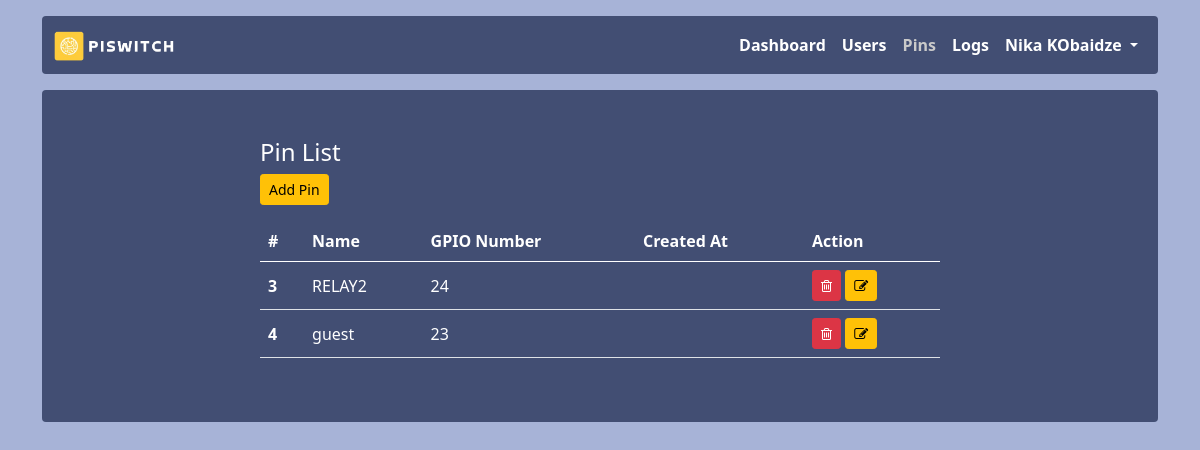
Page /pins (signed in) on the earlier database version.
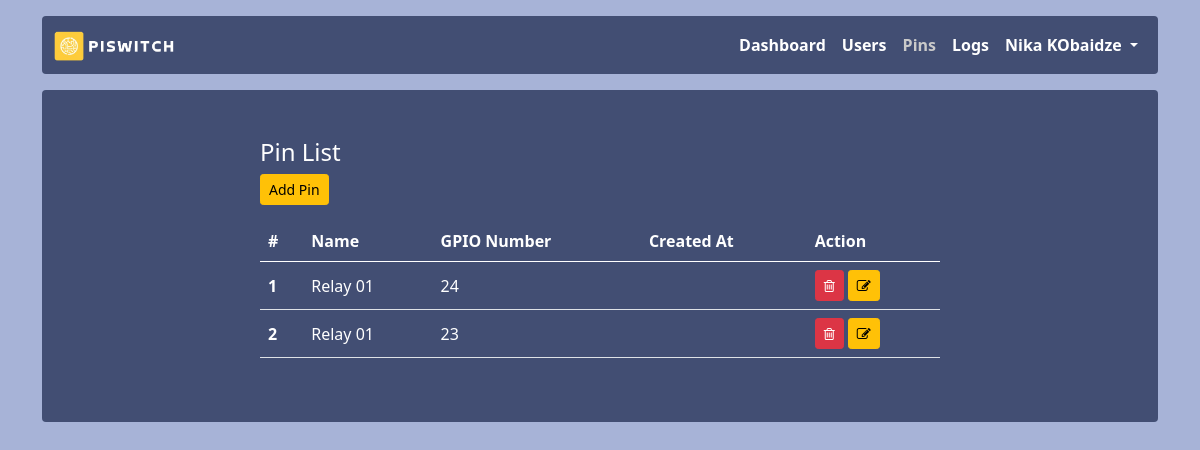
Same page on the later database version.
### app.py (models this page shows, shortened)
class Pins(db.Model):
    id = db.Column(db.Integer, primary_key = True)
    gpio = db.Column(db.Integer)
    name = db.Column(db.String(255))
    created_at = db.Column(db.DateTime, default=datetime.utcnow())

### app.py (the view)
@app.route('/pins')
@login_required
@check_admin
def pins():
    pins = Pins.query.all()
    return render_template('pins/pins.html', pins=pins)

### app.py (called while the page is built)
def login_required(f):
    @wraps(f)
    def decorated_function(*args, **kwargs):
        if session.get("user_id") is None:
            return redirect("/login")
        return f(*args, **kwargs)
    return decorated_function

def check_admin(f):
    @wraps(f)
    def decorated_function(*args, **kwargs):
        if session.get("role") != 'admin':
            return redirect("/")
        return f(*args, **kwargs)
    return decorated_function

### templates/pins/pins.html (shortened to what this page needs)
{% extends 'layout.html' %}
{% block content %}
<h4>Pin List</h4>
<a href="{{ url_for('add_pin') }}" class="btn btn-warning btn-sm">Add Pin</a>
<table class="table mt-3">
    <thead>
        <tr>
            <th scope="col">#</th>
            <th scope="col">Name</th>
            <th scope="col">GPIO Number</th>
            <th scope="col">Created At</th>
            <th scope="col">Action</th>
        </tr>
    </thead>
    <tbody>
        {% for pin in pins %}
            <tr>
                <th scope="row">{{ pin.id}}</th>
                <td>{{ pin.name }}</td>
                <td>{{ pin.gpio }}</td>
                <td>{{ pin.crated_at }}</td>
                <td>
                    <button type="button" id="{{pin.id}}" onclick="getId(this)" class="btn btn-sm btn-danger del-btn" data-bs-toggle="modal" data-bs-target="#delete-pin">
                        <i class="fa fa-trash-o" aria-hidden="true"></i>
                    </button>
                    <a href="{{ url_for('edit_pin', id=pin.id) }}" class="btn btn-sm btn-warning">
                        <i class="fa fa-edit" aria-hidden="true"></i>
                    </a>
                </td>
            </tr>
        {% endfor %}
    </tbody>
</table>
{% endblock %}

Differences in the rows shown:
removed Pins: id "3", name "RELAY2", gpio "24"
removed Pins: id "4", name "guest", gpio "23"
added Pins: id "1", name "Relay 01", gpio "24"
added Pins: id "2", name "Relay 01", gpio "23"
